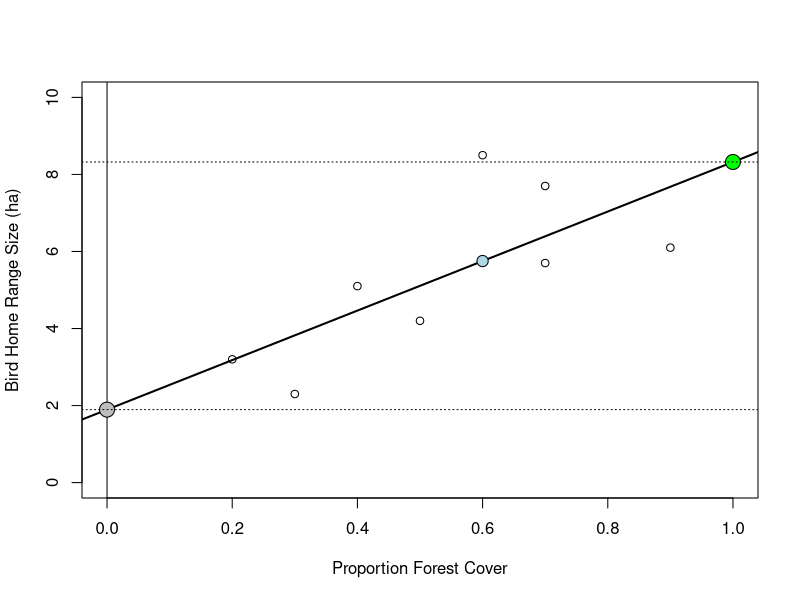
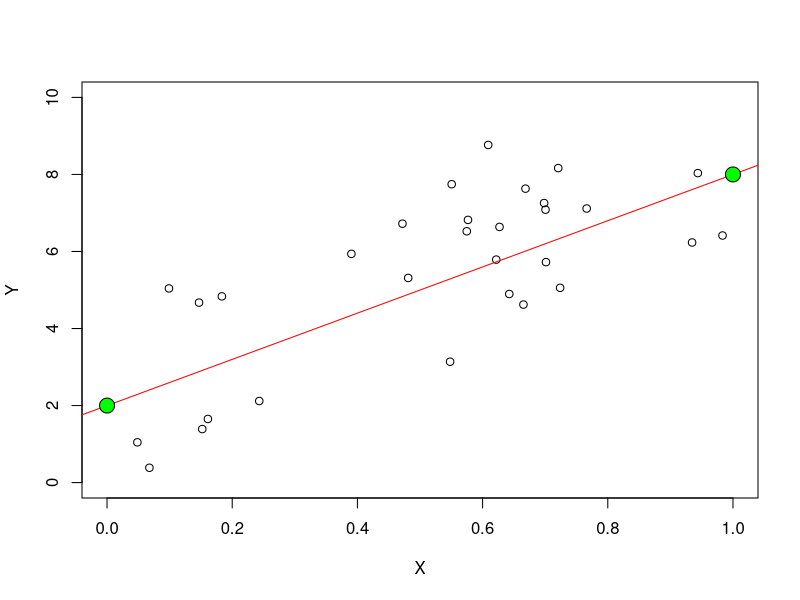
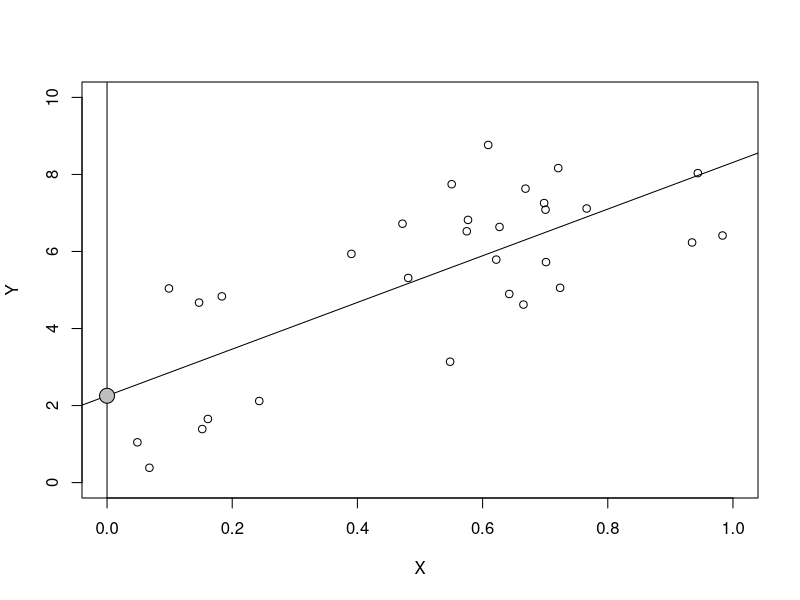
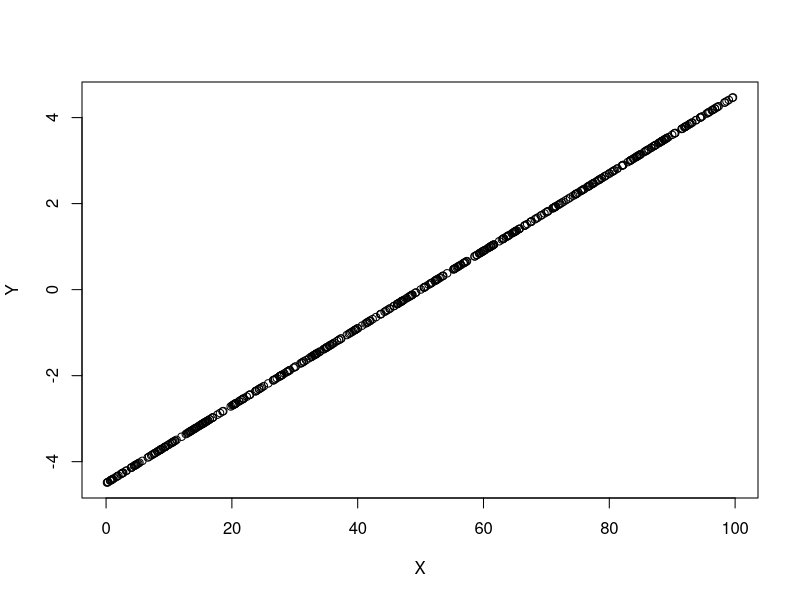
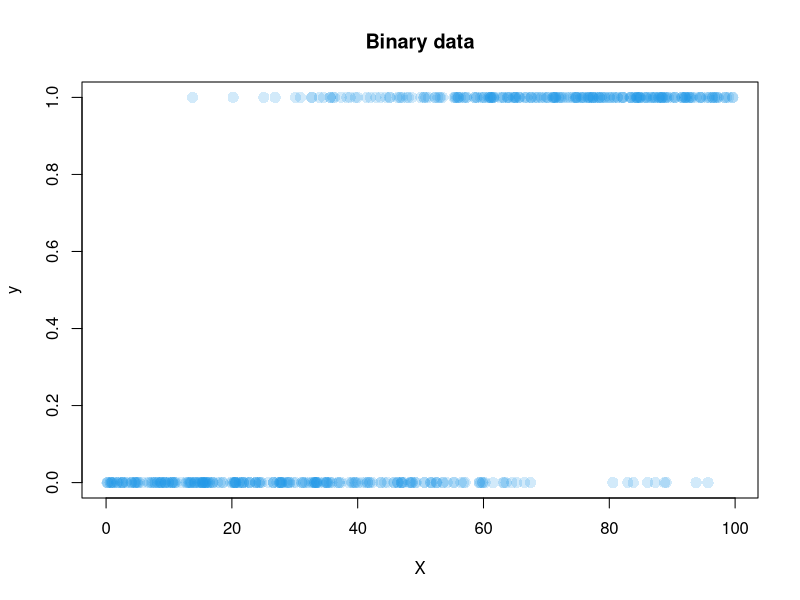
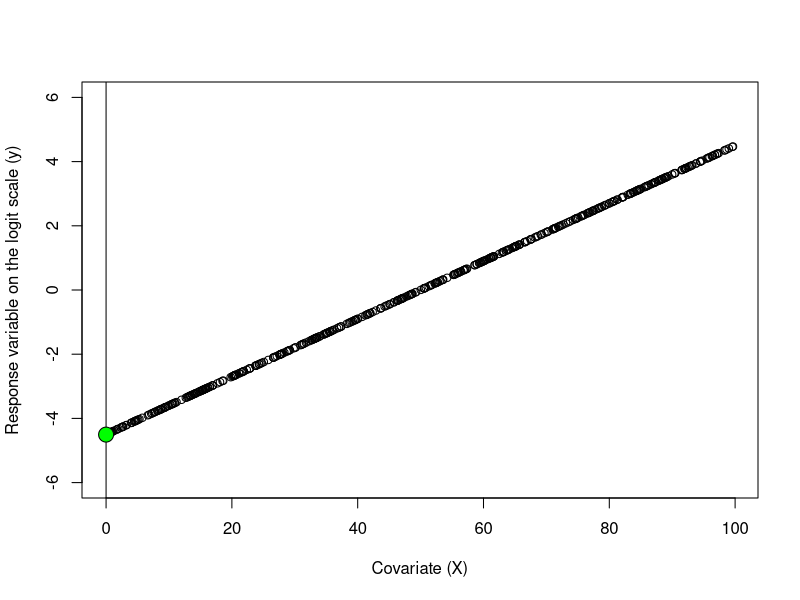
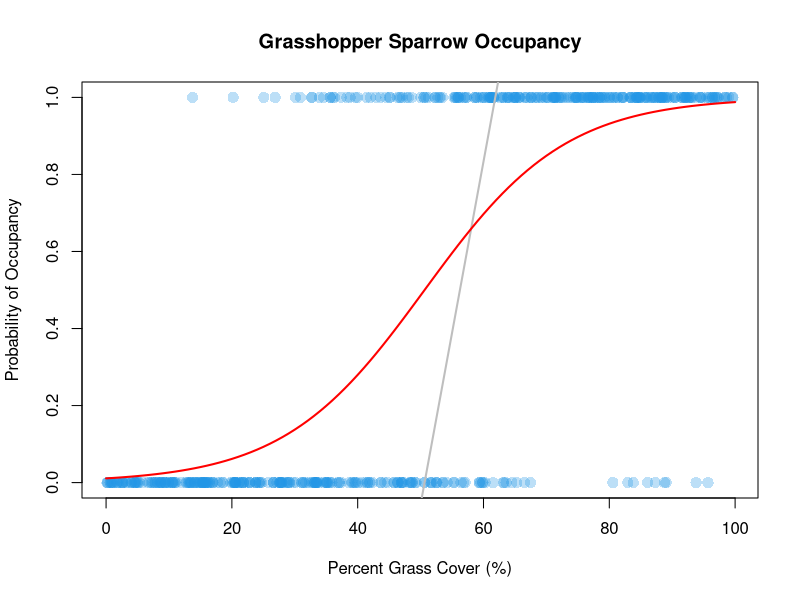

Here is the R script that generated these plots, in order:
rm(list=ls()) # clean workspace.  Caution!!!!


# Continuing Lab 3: Introduction generalized linear models (GLMs)

# In this lab we will cover generalized linear models. While this may be a review of classes you are currently taking or have already taken, analyses of wildlife habitat associations rely heavily on GLMs and therefore a good grasp on GLMs is important for understanding wildlife habitat analyses.

# We will also take this lab as an opportunity to introduce concepts of data simulation which are important for understanding the underlying mechanics of the models you are working with but which can also be a powerful tool in your analytical toolbox. 
# For example, you might be concerned that a small sample size will have too much of a detrimental affect on your results. You can simulate data under your observed sample size and see what type of precision and bias you might expect your parameter estimates.



# In this lab we will cover the two families of GLMs that are most relevant for wildlife habitat analyses: 
  # binomial GLM: modeling binary data (probability of getting y/n heads/tails, presence/absence)
  # and the Poisson GLM 



# Before we discuss these GLMs, lets review the basic ideas behind slopes and intercepts in regression models.
# These concepts are important to grasp because when we start analyzing wildlife-habitat data, most of our inferences are going to come from the slopes estimated using regression-type analyses.

# Lets start with simple linear regression: ----
  # one response variable (y): what you go out an measure in the field, trying to figure out what explains the variation in your measurements and why
  # and one explanatory variable or covariate (x)
  # how does y respond to increase/decrease in x? ----


# You may have seen the equation for a straight line in high-school algebra or an undergraduate stats class represented something like this:
  # y = m*x + b or y = m*x + c
# Does anyone remember what these letters represent?
  # m = slope
  # b (or c) = y-intercept
  # y = response variable
  # x = explanatory variable

# Lets plot some data for y and x. Lets say that y = home range size (in hectares) of a forest dwelling bird and x = the proportion of forest land cover in a 200-m circular buffer around the center of the bird's home range

y <- c(6.1,4.2,5.7,2.3,5.1,8.5,7.7,3.2)
x <- c(0.9,0.5,0.7,0.3,0.4,0.6,0.7,0.2)

plot(y ~ x, ylim = c(0,10), xlim = c(0,1),
     ylab = "Bird Home Range Size (ha)",
     xlab = "Proportion Forest Cover")

# We can see that there is something of trend here: ----
  # as x goes up, y also goes up
  # as forest cover increases, bird home range size also increases
  # positive relationship/association ----

# We want to quantify the relationship
# Now lets create a statistical model that describes how home range size changes as a function of surrounding forest cover.
# Lets start with using a simple linear regression:
  # a model that assumes a linear relationship between y and x (here, home range size and proportion forest) cover.
# We can estimate a simple linear regression model using the lm() function (lm for linear model).


# The code here is very simple:

lm_mod <- lm(y ~ x) # how does y change as a function of x ( how does y change as x changes)
class(lm_mod)       # class of this object is "lm"

# Our newly create lm object (lm_mod) has all the information we need to plot a straight line through our y/x data.
abline(lm_mod,  # use abline() to fit an lm object to our plot
       lwd = 2) # Line width, for a thicker line


# Now lets look at the summary() of our lm object.
summary(lm_mod)

# Output:
    # Residuals:
    #   Min      1Q  Median      3Q     Max 
    # -1.5805 -1.0625 -0.3375  0.8018  2.7482 
    # 
    # Coefficients:
    #   Estimate Std. Error t value Pr(>|t|)  
    # (Intercept)    1.894      1.528   1.240   0.2614  
    # x              6.429      2.636   2.439   0.0505 .
    # ---
    #   Signif. codes:  0 ‘***’ 0.001 ‘**’ 0.01 ‘*’ 0.05 ‘.’ 0.1 ‘ ’ 1
    # 
    # Residual standard error: 1.622 on 6 degrees of freedom
    # Multiple R-squared:  0.4979,	Adjusted R-squared:  0.4142 
    # F-statistic:  5.95 on 1 and 6 DF,  p-value: 0.05052


# What do we see in our summary output? We actually see quite a bit of information but there are three pieces of information we need to focus on for now. These are three parameters that are estimated from our data on y and x. ----
  # 1. y-intercept aka β₀
  # 2. slope (here, x is the name of our explanatory variable, which r names our slope in the output)
  # 3. residual standard error, model will never describe all the variation within our collected points
#  Two of these parameters are often called
# coefficient or beta estimates. We can use the coef() function
# to pull out our model's coefficient estimates. ----

coef(lm_mod)
    # (Intercept)          x 
    # 1.894389      6.429043 

# Lets talk about these two parameters more.

# 1) The y-intercept [(Intercept)] ----
  # The y-intercept (usually just called "the intercept" because we really don't care about the x-intercept) is the point at which the model's line crosses the y-axis, which occurs when x = 0.

# Where is this point? We can plot it!
abline(v = 0) # Plots a vertical line originating from x = 0
points(x = 0,               # x "coordinate" for our point
       y = coef(lm_mod)[1], # y "coordinate" for point; [] used for indexing, here we want the 1st col
       pch = 21,            # point symbol, hollow circle
       bg = "grey",         # background color for hollow symbols
       cex = 2)             # point size ----

# 2) The slope [here, x, but will be output as whatever you name the explanatory variable] ----
  # The slope describes how your response variable (y) changes as our explanatory variable or covariate (x) changes.
  # The slope is often called the effect size because the magnitude of the slope describes the strength of the effect that x has on y. If the slope is large, x has a stronger effect on y than if the slope is small. ----

# Lets look at our slope again
coef(lm_mod)[2]

# What does this value by itself tell us about how bird home range size changes as a function of proportion forest cover?
    # positive interaction, as proportion of forest cover incr, home range size incr

# Now lets use our equation for a straight line to calculate bird home range size at any given value of proportion forest cover. Remember the equation? y = m*x + b

b <- coef(lm_mod)[1]
m <- coef(lm_mod)[2]

# Forest cover = 0.00
m*0.00 + b
# Does this look familiar? We've calculated our intercept!

# Forest cover = 1.00
m*1 + b
# Lets plot this value
points(x = 1,
       y = m*1 + b,
       pch = 21,            # point symbol, hollow circle
       bg = "green",         # background color for hollow symbols
       cex = 2)             # point size

# What is the difference between these two values?
(m*1 + b) - (m*0.00 + b)
    # x = 6.429043
# Does this look familiar? We've calculated our slope!



# Lets plot horizontal lines representing the two predicted values of home range size we have just calculated.

abline(h = m*0.00 + b,
       lty = 3) # Line type, dashed line
abline(h = m*1.00 + b,
       lty = 3) # Line type, dashed line
# The distance between the points on these two horizontal lines is our slope.

# The two parameters we have just estimated, the intercept and the slope, make up one of the three fundamental components of generalized linear models (GLM):
  # The deterministic function: It is called the deterministic function because there is no uncertainty
    # when we plug in a given value of x, we will get the same value of y every time.
    # Every regression-type model has a deterministic function that describes how y is expected to change as x changes.
      # There is a key word, expected. The values we have been calculating with our equation for a straight line are also called expected values. Why call them expected values and not something a bit more certain or confident?
      # Because of the third parameter in our lm object we need to consider.



# 3) The residual standard error ----
#     You probably have gathered that real-world data in
#     natural resources can be highly variable or highly
#     heterogeneous. These are fancy words for "messy!"
#     This "messiness" in our data comes from the fact that
#     the straight line we just plotted doesn't fit perfectly
#     through every data point. In fact, some of our points
#     are quite far from this fitted line, which means that
#     if we went out and estimated a bird's home range
#     size when proportion forest cover was 0.60, we may have
#     observed an estimate quite different from what was modeled:

# deviation of points from our linear slope
m*0.60 + b
points(x = 0.60,
       y = m*0.60 + b,
       pch = 21,
       bg = "lightblue",
       cex = 1.5)
# our plotted point on the slope does not match our measured value
# what we expect (modeled) vs what is observed (measured)


# This residual standard error/deviation is important because it
# describes the second fundamental component of all 
# generalized linear models, the stochastic model or
# error term.
# All regression-type models, including GLMs,
# need an error term to describe the variation or scatter
# in our data that is not explained by our deterministic 
# function.
# When selecting a statistical model with which to model our data, a key choice is our choice of stochastic model.




### 2024-09-17 ----
## picking up from previous lab

# Lets illustrate the choice of a stochastic model by simulating some data.
# simulating our data allows us to verify that our model is doing what we want it to do and that we are using the correct model.
# For this example, we will simulate data using a Gaussian or normal error distribution although this will be the only time in this class where we will use a model with a Gaussian error distribution. bell shaped distribution

# Specify the number of birds for whose home range sizes we will simulate
n <- 30 

# Now lets specify our intercept and slope. But instead
# of the m*x + b notation, we will switch over to using
# notation more consistent with our use of the term
# betas.
# The intercept is usually specified as beta_0 while the slope is usually specified as beta_1.

b0 <- 2 # Intercept
b1 <- 6 # Slope

# Now lets simulate some values of proportion forest cover.
# We can draw "n" values from a uniform distribution between 0 and 100 and then divide by 100 to get proportions.
    # later on, useful to simulate data using your actual sample sizes to determine if your model is accurate


X <- runif(n,   # Number of random samples
           0,   # Lower bound on the uniform distribution
           100)/100 # Upper bound on the uniform distribution
# runif() pulls n (you specify) random numbers in a normal distribution between lower and upper bounds (you specify)
# if we plotted these values, would this look like actual collected data?
  # No, we are missing the error around each point


# Now we are ready to simulate our response values, our y's. 
# Because we are simulating data using a normal error distribution we will use R's rnorm() function.
?rnorm()

# You will see that we have three arguments to consider.
  # n is the number of random samples.
  # mean is the mean of our normal distribution.
    # Do you know what our mean is here?
    # The mean is another word for the expected value and how do we get our expected value? From our deterministic function.
    # So the mean is our equation for a straight line.
  # Finally, we have sd for standard deviation.
    # This is our residual standard error and describes the amount of "noise" or deviation around our expected value. 

# Lets simulate some data.

Y <- rnorm(n,         # Number of bird home ranges
           b0 + b1*X, # Mean or expected value, which is our deterministic function
           1.622)     # Standard deviation, error, or noise around our expected value.

# b0 + b1*X, these output values are the mean values we would expect to see if we measured 100 birds at each forest cover value. We would expect them to be centered on our slope line.

# Now plot our data and fit a lm model to it so that we can add a fitted line to our plot
plot(Y ~ X,
     ylim = c(0,10),
     xlim = c(0,1))

abline(a = b0, b = b1, col = "red")
points(x = 0, y = b0, bg = "green", pch = 21, cex = 2)
points(x = 1, y = b0 + (b1*1), bg = "green", pch = 21, cex = 2)
# if we want slope, we can subtract highest point from lowest point (1 unit change in x because proportional)








### Ended 2024-09-10 notes here!! ----

new_lm_mod <- lm(Y ~ X)


plot(Y ~ X,
     ylim = c(0,10),
     xlim = c(0,1))
abline(new_lm_mod)

# What is our intercept?
est_intercept <- coef(new_lm_mod)[1]
est_intercept

# plotting our estimated intercept
abline(v = 0)
points(x = 0,
       y = est_intercept,
       pch = 21,
       bg = "grey",
       cex = 2)


# What is our slope?
est_slope <- coef(new_lm_mod)[2]
est_slope

# how much does y change across one unit on the x-axis
# so this expression is calculating the rate of change in y over one unit of x, so the slope
(est_slope*1 + est_intercept) - (est_slope*0.00 + est_intercept)



# How do our estimates of intercept and slope compare to our true values? We know these because simulated data
b0
est_intercept

b1
est_slope

# Why do we observe differences between the true values and our estimates?
  # variability in data, particularly in smaller sample size. As you increase n, our estimates become closer to the actual values

# main takeaways? from here are estimating slopes and intercepts from a normal distribution, what goes into them and effects the precision of our estimates




# The binomial GLM -------------

# In a study that yields binary response data, for example presence/absence data from a habitat selection study or whether or not an individual exhibited symptoms of a disease, the error distribution that naturally accommodates the discrete and 0,1 bounding of the data is the binomial distribution.

# The binomial distribution has two parameters: p, the per trial probability of success, and n, the trial size. 
  # You can think of n as the number of times you flip a single coin 
  # and p as the probability of getting heads on any given flip (p = 0.5).

# A special case of the binomial distribution is when each coin is only flipped once
  # i.e., the trial size is n = 1, and therefore produces binary data.
  # The binomial distribution where n = 1 is called the Bernoulli distribution. 
    # The expected value (mean) of the binomial distribution is n*p, so it follows that the mean of the Bernoulli distribution is simply p.

# For most applications of the binomial distribution in wildlife habitat analysis one will use the Bernoulli distribution.



# Lets illustrate the Bernoulli distribution using the rbinom() function.

# rbinom() is the function to simulate random values according to a binomial distribution
?rbinom   # rbinom(n, size, prob)


# You will see that there are three arguments in the rbinom() function.
# n is the number of random values we wish to generate,
# size is the trial size (number of coin flips), for bernoulli, always 1
# and p is the per trial probability. 
# Remember that we can think of p as the probability of getting heads (getting a 1) for any given coin flip.

# Lets start by randomly selecting 1000 binomially distributed 
# values with trial size equal to one and per-trial probability of 0.5

y <- rbinom(n = 1000, # number of random numbers to simulate (how many coins)
            size = 1, # trial size (how meany times we flipped each coin)
            p = 0.5)  # per trial probability (probability of
                      #  getting a 1 or flipping heads

# Now lets use the table function to see how many ones and how
# many zeros we generated.

table(y)

# We can verify that p is 0.5 by taking the mean of our data. Remember
# that for binary data, the mean is equal to p.

mean(y) # expected value is pretty close to our true value
# smaller your n the more imprecise parameter estimates will be


# Remember that there are three components to a GLM.
# 1) the linear predictor which is a deterministic function
# 2) the appropriate error distribution for the response data
# 3) the link function that maps the expected values from the 
#    the linear predictor scale to the scale of the response
#    data.

# We can verify that per-trial probability is indeed 0.5 if we fit an
# intercept-only binomial GLM. Remember that the intercept gives the 
# expected or mean value of the response (y) at a given value of 
# the covariate (x). We have no covariates here, and hence no slopes
# to estimate. We will simply estimate the intercept and in this
# case the intercept represents the mean or expected value of 
# our randomly generated binomial data (i.e., the mean of y).
# This if this as:
# (m * 0 + b) or (b0 + b1 * 0) which collapses to:
# b or b0

# Our linear predictor is simply an intercept describing the mean
# value of our response. We specify intercept-only models using
# 1 to the right of the ~.
# The error distribution is binomial. The
# link function is the logit link which allows us to model binary
# data on a continuous scale. We are going to let the link 
# function be a bit of a black box for now. The important thing
# to remember is that the link function allows us to take
# non-continuous non-linear data and model it on a 
# continuous linear scale. This in turn allows us to interpret
# the intercepts and slopes that same way that we interpreted
# them for the Gaussian or normal regression model earlier. 

# Within the glm() function there is the family= argument which 
# specifies both the error distribution and the link function.

# We can see this explicitly in the following expression. 
mod <- glm(y ~ 1,
           family = binomial(link = "logit"))
# link "logit" allows us to treat our discrete binomial data as continuous

# Which is the same as, because logit is the assumed link for binomial family
mod <- glm(y ~ 1, family = "binomial")

# Lets see what our expected value is
summary(mod)

# What do we see here? INTERCEPT

# We only have an intercept value (no slope) because we have an intercept-only model.
# It is on the logit scale, not the probability scale, so we need to do some back-transformation to get our intercept onto the probability scale.

# We do this using the logit transformation.
# We can do this "manually" by dividing the exponent of our intercept by one plus the exponent of the intercept.

b0 <- coef(mod)

exp(b0)/(1 + exp(b0)) # this is our intercept on the probability scale

# Or we can use the plogis() function
plogis(b0)

# Notice that we get the same result as taking the mean of
# our response variable, y. This is because the intercept is
# the mean or expected value of our response variable when
# x is zero.



# What if we want to model binary response data as a function of covariates?

# This would allow us to estimate slopes for each covariate describing the 
# change in our expected value of the response (p) as a function of the
# covariate. For wildlife habitat analyses this might how does the 
# probability of a species being present at a sampling site
# vary as a function of the surrounding landscape composition.

# Lets set up a simulation the same way as we did with our Gaussian 
# distributed data. We'll specify a sample size, a slope and intercept,
# and randomly generate values of x.

# We will use a large sample size to cut down on the variability in our estimated parameters.
n <- 500   # e.g. number of sites we do point counts

b0 <- -4.5 # Intercept
b1 <- 0.09 # Slope

X <- runif(n,   # Number of samples
           0,   # Lower limit of the uniform distribution
           100) # Upper limit of the uniform distribution


# Lets combine our parameters into the linear predictor for our model
lin_pred <- b0 + b1 * X   # calculating our expected values (this is our deterministic function)

plot(x = X,
     y = lin_pred,
     xlab = "X",
     ylab = "Y")
# look familiar? expected y for any given value of x



# We can use the plogis() function to see our linear predictor values on the probability scale
link <- plogis(lin_pred) # essentially, plogis(b0 + b1 * X) running plogis() on our deterministic function
summary(link)
# can see we're now on a continuous scale between 0 and 1
# back on the probability scale

# What happens if X = 0 in this example?
plogis(b0 + b1 * 0)
# How does this compare to the smallest value we see in "link?"
  # very close to our smallest value in the link
  # odds of finding grasshopper sparrows at a plot with 0% forest cover, we expect to observe grasshopper sparrows near 1% of the time
plogis(b0 + b1 * 100)
# odds of finding grasshopper sparrows at a plot with 100% forest cover, we expect to observe grasshopper sparrows near 100% of the time


# Now lets simulate our response variable using rbinom.
# We are using a trial size of one because we are simulating Bernoulli trials (i.e., coin flips), such as we would have if we were doing presence/absence surveys at a site. 

y <- rbinom(n,    # Number of samples
            1,    # Trial size (one because we have Bernoulli
                  # trials or coin flips)
            link) # Corresponding probabilities, per trial for each sample: plogis(b0 + b1 * X). the stochastic component of our model!

# You can see that we have simulated a vector of binary data representing the outcome of each Bernoulli trial (i.e., of each coin flip).
table(y)

# Lets plot these binary data against our covariate X (grass cover)
plot(y ~ X, 
     ylim=c(0,1), 
     pch=16, 
     col=adjustcolor(4,alpha.f = 0.2), # making semi-transparent points
     cex=1.5, 
     main="Binary data")


# How can we model these binary data as a continuous linear function of our covariate, X?   # By using the link function.

# Lets fit our Binomial GLM using the glm() function and being sure
# specify that we are using a binomial error distribution with 
# the family= argument.
bin.glm <- glm(y ~ X, family="binomial")

# What are our intercept and slope coefficient estimates?
coef(bin.glm)

# Remember that these are on the logit scale, not the probability scale.
# But lets stay on the logit scale to show that, as long as
# we are on the logit scale, we can think about these coefficients
# the same way we do for coefficients estimated from simple
# Gaussian or normal regression models.

# First, lets plot the expected values of y against X. This means
# plotting the values, on the logit scale, from our deterministic
# function against our covariate.

plot(lin_pred ~ X,
     ylim = c(-6,6),
     ylab = "Response variable on the logit scale (y)",
     xlab = "Covariate (X)")

# Where should our intercept fall?
est_b0 <- coef(bin.glm)[1]
est_b0
abline(v = 0)
points(x = 0,
       y = est_b0,
       pch = 21,
       bg = "green",
       cex = 2)

# What is our slope? (moving one unit on the x-axis)
est_b1 <- coef(bin.glm)[2]
est_b1

(est_b0 + est_b1*1) - (est_b0 + est_b1*0)

# Plotting coefficient estimates on the link scale for binomial data
# hopefully helps illustrate the conceptual links between simple
# Gaussian linear regression and GLMs

# but in the real world we typically want to see how per-trial probability varies as a function of our covariates.
# To do this, we need to be able to calculate expected values on the probability scale. Fortunately, this is relatively straight-forward to do.

# Here, we can illustrate these calculations using the plogis() function.
plogis(est_b0 + est_b1*0)
plogis(est_b0 + est_b1*1)   # 1 unit change in grass cover, 4% chance of getting bird
plogis(est_b0 + est_b1*10)  # 10 unit change in grass cover, 4% chance of bird
plogis(est_b0 + est_b1*50)  # 50 unit change in grass cover, 50% chance of getting bird
plogis(est_b0 + est_b1*90)
plogis(est_b0 + est_b1*100)
# we can see our data is non-linear

# Notice some major non-linearities in our expected probabilities?
# This is because the plogis() function ensures that our probabilities stay bounded between 0 and 1, which is appropriate given that our actual response variable is made up of 0's and 1's.




# Lets show how we can use the predict() function to calculate these expected values for us. predict() is a pretty useful function and if we look at the help we will see that there are several arguments, only three of which need to concern us for now.
?predict.glm

# We need to supply a glm object,
# a data frame containing the value(s) of our covariates at which we would like to calculate the expected values,
# and type=, which we use to specify whether we want these expected values returned on the link (i.e., logit) scale or the response (i.e., probability) scale. 

df <- data.frame(X = seq(0,100,1)) # Make sure your column
                                   # names are identical to 
                                   # the names of your 
                                   # covariate(s).

# Add a new column to df containing the expected values on the link function.
df$lin.pred <- predict(bin.glm,     # Our glm object
                       newdata=df,  # The new data for which
                                    # we would like the expected
                                    # values.
                       type="link") # The scale of those expected
                                    # values

# also predicting on the response scale to get our probabilities
df$response <- predict(bin.glm, newdata=df, type="response")
head(df)
tail(df)


# Now lets re-plot our simulated data and add our expected values as lines.
plot(y ~ X, 
     ylim=c(0,1), 
     pch=16, 
     col=adjustcolor(4,alpha.f = 0.3),
     cex=1.5, 
     main="Grasshopper Sparrow Occupancy",
     xlab = "Percent Grass Cover (%)",
     ylab = "Probability of Occupancy")

lines(df$X, df$lin.pred, col="grey", lwd=2) # on the logit scale
lines(df$X, df$response, col="red", lwd=2)  # on the probability scale

# back-transforming from the logit to the probability scale gives us our non-linear curve

# depending on our curve, we're able to tell stakeholders that there is a positive relationship between bird occupancy and % grass cover. There is a kind of threshold point, where after adding more grass cover, there is not much influence on occupancy of grasshopper sparrows.
# at sites with 20% grass cover, we would expect only 5% of the sampled sites to have grasshopper sparrows present